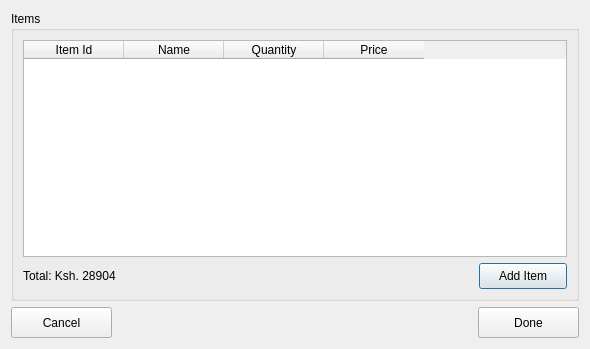
<?xml version="1.0" encoding="UTF-8"?>
<ui version="4.0">
 <class>dlgSell</class>
 <widget class="QDialog" name="dlgSell">
  <property name="windowModality">
   <enum>Qt::WindowModal</enum>
  </property>
  <property name="geometry">
   <rect>
    <x>0</x>
    <y>0</y>
    <width>590</width>
    <height>349</height>
   </rect>
  </property>
  <property name="windowTitle">
   <string>Sell Items</string>
  </property>
  <property name="modal">
   <bool>true</bool>
  </property>
  <layout class="QVBoxLayout" name="verticalLayout_2">
   <item>
    <widget class="QGroupBox" name="groupBox">
     <property name="title">
      <string>Items</string>
     </property>
     <layout class="QVBoxLayout" name="verticalLayout">
      <item>
       <widget class="QTableWidget" name="tblItems">
        <column>
         <property name="text">
          <string notr="true">Item Id</string>
         </property>
        </column>
        <column>
         <property name="text">
          <string>Name</string>
         </property>
        </column>
        <column>
         <property name="text">
          <string>Quantity</string>
         </property>
        </column>
        <column>
         <property name="text">
          <string>Price</string>
         </property>
        </column>
       </widget>
      </item>
      <item>
       <layout class="QHBoxLayout" name="horizontalLayout_2">
        <item>
         <widget class="QLabel" name="lblTotal">
          <property name="text">
           <string notr="true">Total: Ksh. 28904</string>
          </property>
         </widget>
        </item>
        <item>
         <spacer name="horizontalSpacer_2">
          <property name="orientation">
           <enum>Qt::Horizontal</enum>
          </property>
          <property name="sizeHint" stdset="0">
           <size>
            <width>40</width>
            <height>20</height>
           </size>
          </property>
         </spacer>
        </item>
        <item>
         <widget class="QPushButton" name="btnNew">
          <property name="minimumSize">
           <size>
            <width>88</width>
            <height>26</height>
           </size>
          </property>
          <property name="maximumSize">
           <size>
            <width>88</width>
            <height>26</height>
           </size>
          </property>
          <property name="text">
           <string>Add Item</string>
          </property>
         </widget>
        </item>
       </layout>
      </item>
     </layout>
    </widget>
   </item>
   <item>
    <layout class="QHBoxLayout" name="horizontalLayout">
     <item>
      <widget class="QPushButton" name="btnCancel">
       <property name="minimumSize">
        <size>
         <width>101</width>
         <height>31</height>
        </size>
       </property>
       <property name="maximumSize">
        <size>
         <width>101</width>
         <height>31</height>
        </size>
       </property>
       <property name="text">
        <string>Cancel</string>
       </property>
      </widget>
     </item>
     <item>
      <spacer name="horizontalSpacer">
       <property name="orientation">
        <enum>Qt::Horizontal</enum>
       </property>
       <property name="sizeHint" stdset="0">
        <size>
         <width>40</width>
         <height>20</height>
        </size>
       </property>
      </spacer>
     </item>
     <item>
      <widget class="QPushButton" name="btnDone">
       <property name="minimumSize">
        <size>
         <width>101</width>
         <height>31</height>
        </size>
       </property>
       <property name="maximumSize">
        <size>
         <width>101</width>
         <height>31</height>
        </size>
       </property>
       <property name="text">
        <string>Done</string>
       </property>
      </widget>
     </item>
    </layout>
   </item>
  </layout>
 </widget>
 <resources/>
 <connections>
  <connection>
   <sender>btnCancel</sender>
   <signal>clicked()</signal>
   <receiver>dlgSell</receiver>
   <slot>reject()</slot>
   <hints>
    <hint type="sourcelabel">
     <x>77</x>
     <y>307</y>
    </hint>
    <hint type="destinationlabel">
     <x>249</x>
     <y>298</y>
    </hint>
   </hints>
  </connection>
 </connections>
</ui>
